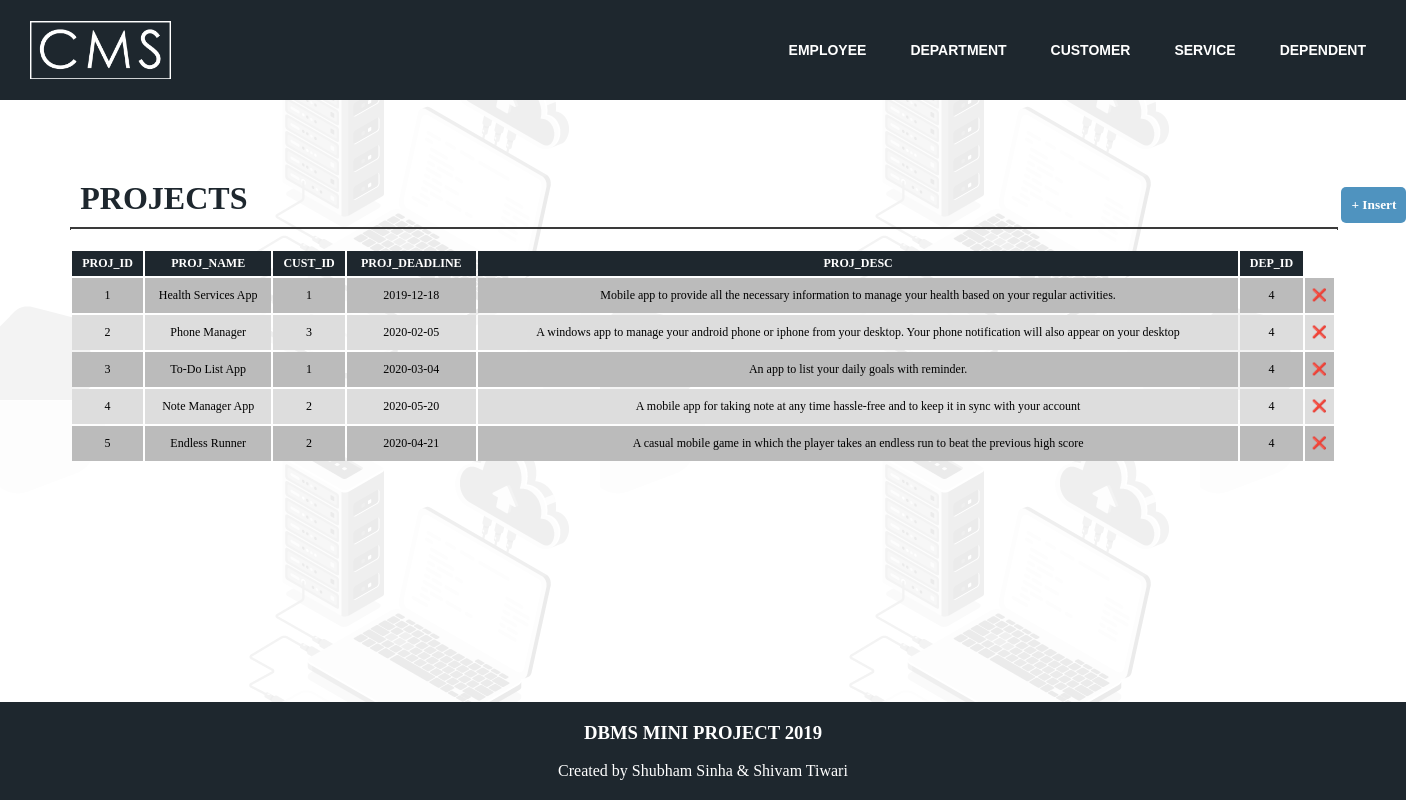
Screenshot of /project/project.php?success=1 with the database file from the repository.
### tables this page shows
CREATE TABLE `project` (
  `proj_id` int(11) NOT NULL,
  `proj_name` varchar(30) DEFAULT NULL,
  `cust_id` int(11) DEFAULT NULL,
  `proj_deadline` date DEFAULT NULL,
  `proj_desc` varchar(240) DEFAULT NULL,
  `dep_id` int(11) DEFAULT NULL
);

### project/project.php (the view, shortened to what this page needs)
<?php
    include_once "../include/conn.cms.php";
?>
<!DOCTYPE html>
<html>
    <head>
        <link rel="stylesheet" href="../temp.css">
        <link rel="stylesheet" href="../table.disp.style.css">
        <link rel="stylesheet" href="../modal.css">
        <link rel="stylesheet" href="../input.modal.style.css">
    </head>
    <body>
        <header>
            <div class="head">
            <a href="../index.php"><img src="../assets/cms-logo.png" alt="CMS LOGO" class="logo"></a>
                <div class="navlinkcon">
                <a class="navlinks" href="../employee/employee.php">EMPLOYEE</a>
                <a class="navlinks" href="../department/department.php">DEPARTMENT</a>
                <a class="navlinks" href="../customer/customer.php">CUSTOMER</a>
                <a class="navlinks" href="../services/service.php">SERVICE</a>
                <a class="navlinks" href="../dependent/dependents.php">DEPENDENT</a>
            </div>
            </div>
        </header>
        <main>
            <div class="container">
                    <h2 class="heading" id="table_name">PROJECTS</h2>
                    <button class="ins" id="insert" onClick="showInsert();">+ Insert</button>
                    <hr/>
                    <div class="table_container">
                    <table class="table">
                    <?php
                        $ArrtibutesQuery = "SHOW COLUMNS FROM PROJECT;";
                        $getData = "SELECT * FROM PROJECT;";
                        $tableAttributes = mysqli_query($connection, $ArrtibutesQuery);
                        $tableData = mysqli_query($connection, $getData);
                        $attributesExist = mysqli_num_rows($tableAttributes);
                        $dataExist = mysqli_num_rows($tableData);
                        if($attributesExist > 0){
                            echo "<tr class='theading'>";
                            while($row = mysqli_fetch_array($tableAttributes)){
                                echo "<th>" .strtoupper($row["Field"]) ."</th>";
                            }
                            echo "</tr>";
                        }
                        if($dataExist > 0){
                            while($row = mysqli_fetch_array($tableData)){
                                echo"<tr>";
                                echo "<td>".$row['proj_id']."</td>";
                                echo "<td>".$row['proj_name']."</td>";
                                echo "<td>".$row['cust_id']."</td>";
                                echo "<td>".$row['proj_deadline']."</td>";
                                echo "<td>".$row['proj_desc']."</td>";
                                echo "<td>".$row['dep_id']."</td>";
                                echo "<td class='del'>"."&#x274c;"."</td>";
                                echo "</tr>";
                            }
                        }
                            ?>
                        </table>
                </div>
            </div>
        </main>
        <footer class="foot">
            <h3 class="">DBMS MINI PROJECT 2019</h3><br>
            <p>Created by Shubham Sinha & Shivam Tiwari</p>
        </footer>
    </body>
</html>

### temp.css (style rules this page uses)
* { margin:0; padding: 0; }
body { background-image: url(assets/bg-grey.png); font-family: 'Raleway', sans-serif; }
.head { align-content: center; background-color: #1e272e; height: 100px; width: 100%; }
.logo { width: 10%; align-content: center; position: relative; left:30px; top:20px; }
.heading { font-size: 32px; text-align: center; font-family: 'Raleway', 'san-serif'; color:#1e272e; padding: 25px; }
hr { background-color: #3A3A3A; border: 1px dotted #3A3A3A; width: 90%; margin:0px auto }
.container { margin: 70px auto; width: 100%; height: auto; }
.foot { position: absolute; bottom: 0; width:100%; background-color: #1e272e; color: white; text-align: center; padding: 20px 0; }
.navlinks { margin:30px 10px; text-decoration: none; padding: 10px; color: white; font-size: 14px; font-weight: bold; font-family: Verdana, Geneva, Tahoma, sans-serif; }
.navlinkcon { float: right; margin: 40px 20px; }

### table.disp.style.css (style rules this page uses)
.table_container { height:300px; overflow: auto; }
table { width: 100%; margin-top: 20px; text-align: center; }
th, td { font-size: 12px; padding: 10px 5px; }
th { background-color: #1e272e; color: white; padding: 5px; }
tr:nth-child(even) { background-color: #bbbbbb; }
tr:nth-child(odd) { background-color: #dddddd; }

### modal.css (style rules this page uses)
* { font-family:'verdana','san-serif'; }

### input.modal.style.css (style rules this page uses)
* { margin:0; padding:0; }

### project/project.php (style rules this page uses)
tr { cursor:pointer; background-color:#E1E1E1; }
.container { width:90%; }
.heading { display: inline-block; text-align: left; padding: 10px; }
.ins { position: relative; left:1080px; color: white; font-weight: bold; width: auto; height: auto; border: none; border-radius: 5px; padding: 10px; background-color: #4F93BF; align-self: right; cursor:pointer; }
hr { width: 100%; }
td { cursor:pointer; }
.foot { position:fixed; bottom:0; }

### rows the page displays
project: proj_id "1", proj_name "Health Services App", cust "1", proj_deadline "2019-12-18", proj_desc "Mobile app to provide all the necessary information to manage your health based on your regular activities.", dep "4"
project: proj_id "2", proj_name "Phone Manager", cust "3", proj_deadline "2020-02-05", proj_desc "A windows app to manage your android phone or iphone from your desktop. Your phone notification will also appear on your desktop", dep "4"
project: proj_id "3", proj_name "To-Do List App", cust "1", proj_deadline "2020-03-04", proj_desc "An app to list your daily goals with reminder.", dep "4"
project: proj_id "4", proj_name "Note Manager App", cust "2", proj_deadline "2020-05-20", proj_desc "A mobile app for taking note at any time hassle-free and to keep it in sync with your account", dep "4"
project: proj_id "5", proj_name "Endless Runner", cust "2", proj_deadline "2020-04-21", proj_desc "A casual mobile game in which the player takes an endless run to beat the previous high score", dep "4"

### other values shown
$row["Field"] "PROJ_ID"
$row["Field"] "PROJ_NAME"
$row["Field"] "CUST_ID"
$row["Field"] "PROJ_DEADLINE"
$row["Field"] "PROJ_DESC"
$row["Field"] "DEP_ID"
